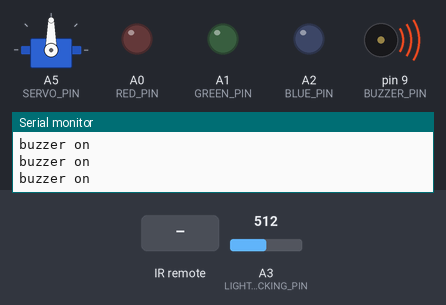
A sketch run on a simulated Arduino Uno, built with avr-gcc and run on an emulated ATmega328P. Parts: servo, output pins drawn as LEDs (lit = HIGH), buzzer (waves = sounding, pin HIGH), the last lines printed to the serial monitor. The test bench sets the inputs (shaded band); at power-on: A3 (LIGHT_BLOCKING_PIN) = 512.

Above: at 1.2 s.
1.3 s: infrared code 0xA55AFF00 received
At 2.0 s:
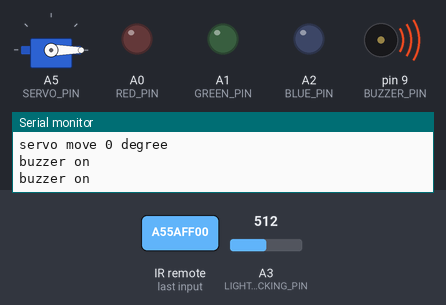
2.9 s: A3 (LIGHT_BLOCKING_PIN) set to 419
4.4 s: A3 (LIGHT_BLOCKING_PIN) set to 393
At 5.6 s:
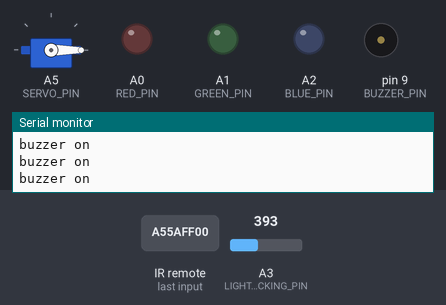
5.9 s: infrared code 0xBA45FF00 received
At 6.9 s:
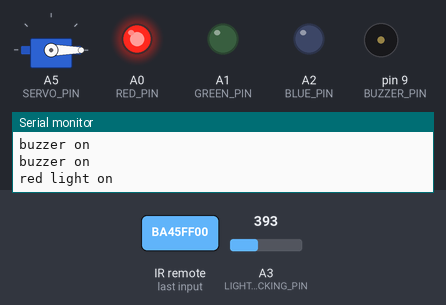
7.5 s: infrared code 0xB946FF00 received
At 8.2 s:
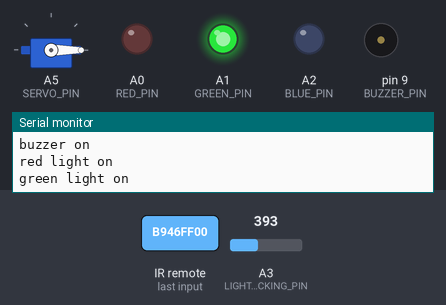
9.1 s: infrared code 0xB847FF00 received
At 9.5 s:
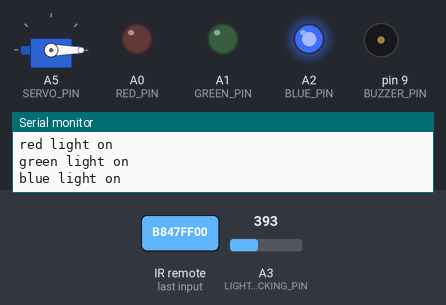
Timing chart, 0 to 11.7 s (numbered marks = the images above; inputs shaded):
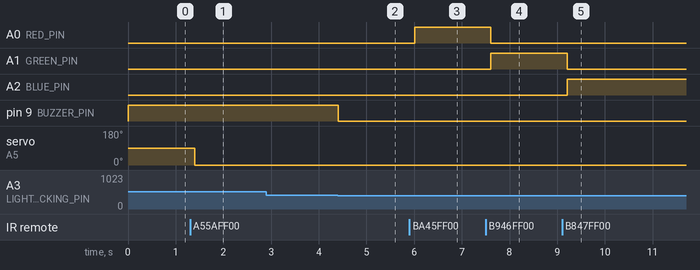

Measured:
- the behaviour switches between 401 and 400 on A3 (LIGHT_BLOCKING_PIN) (found by bisection; images 1 and 2)
- after the input at 1.3 s, servo on A5 (SERVO_PIN): 90° → 0° after 0.10 s
- after the input at 4.4 s, pin 9 (BUZZER_PIN): HIGH → LOW at once
- after the input at 5.9 s, A0 (RED_PIN): LOW → HIGH after 0.11 s
- after the input at 7.5 s, A0 (RED_PIN): HIGH → LOW after 0.11 s; A1 (GREEN_PIN): LOW → HIGH after 0.11 s
- after the input at 9.1 s, A1 (GREEN_PIN): HIGH → LOW after 0.11 s; A2 (BLUE_PIN): LOW → HIGH after 0.11 s

The sketch:

project1.ino
```cpp
#include <IRremote.h>
#include <Servo.h>

const int LIGHT_BLOCKING_PIN = A3;
const int BUZZER_PIN = 9;
const int RECEIVER_PIN = 8;
const int SERVO_PIN = A5;
const int RED_PIN = A0;
const int GREEN_PIN = A1;
const int BLUE_PIN = A2;

IRrecv IR(RECEIVER_PIN);
Servo myservo;


void setup() {
  pinMode(LIGHT_BLOCKING_PIN, INPUT);
  pinMode(BUZZER_PIN, OUTPUT);
  pinMode(RED_PIN, OUTPUT);
  pinMode(GREEN_PIN, OUTPUT);
  pinMode(BLUE_PIN, OUTPUT);

  myservo.attach(SERVO_PIN);
  IR.enableIRIn();

  Serial.begin(9600);
}

void loop() {
  if (IR.decode()) {
    switch(IR.decodedIRData.decodedRawData)
    {
      case 0xF708FF00:
      {
        moveServoMotor(90);
        break;
      }
      case 0xA55AFF00: {
        moveServoMotor(0);
        break;
      }
      case 0xBA45FF00: {
        redLightOn();
        break;
      }
      case 0xB946FF00: {
        greenLightOn();
        break;
      }
      case 0xB847FF00: {
        blueLightOn();
        break;
      }
      case 0xBB44FF00: {
        offAllLight();
        break;
      }
      default: {
        //Serial.println(IR.decodedIRData.decodedRawData, HEX);
        break;
      }
    }

    delay(200);
    IR.resume();
  }

  int val = analogRead(LIGHT_BLOCKING_PIN);
  if (val > 400) {
    buzzerOn();
  }
  else {
    buzzerOff();
  }
  delay(200);
}

void buzzerOn()
{
  digitalWrite(BUZZER_PIN, HIGH);
  Serial.println("buzzer on");
}

void buzzerOff()
{
  digitalWrite(BUZZER_PIN, LOW);
 // Serial.println("buzzer off");
}

void redLightOn()
{
  analogWrite(A0, 255);
  analogWrite(A1, 0);
  analogWrite(A2, 0);
  Serial.println("red light on");
}

void greenLightOn()
{
  analogWrite(A1, 255);
  analogWrite(A0, 0);
  analogWrite(A2, 0);
  Serial.println("green light on");
}

void blueLightOn()
{
  analogWrite(A2, 255);
  analogWrite(A0, 0);
  analogWrite(A1, 0);
  Serial.println("blue light on");
}

void offAllLight()
{
  analogWrite(A0, 0);
  analogWrite(A1, 0);
  analogWrite(A2, 0);
  Serial.println("all lights off");
}

void moveServoMotor(int degree)
{
  myservo.write(degree);
  Serial.print("servo move ");
  Serial.print(degree);
  Serial.println(" degree");
}
```
